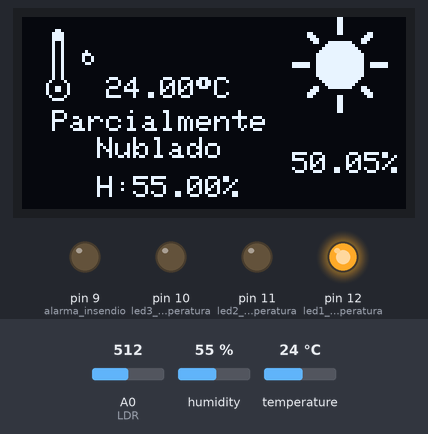
Simulated run of this sketch. Board: Arduino Mega 2560, built with avr-gcc and run on an emulated ATmega2560. Parts: 128×64 one-colour display, output pins drawn as LEDs (lit = HIGH). The test bench sets the inputs (shaded band); at power-on: temperature 24 °C, A0 (LDR) = 512, humidity 55 %. What the sketch prints to the serial monitor is not drawn.

Above: at 2.8 s.
2.9 s: temperature set to 25.4 °C
At 4.1 s:
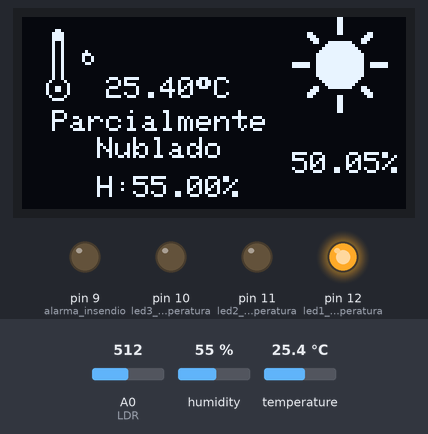
4.6 s: temperature set to 26.8 °C
At 6.9 s:
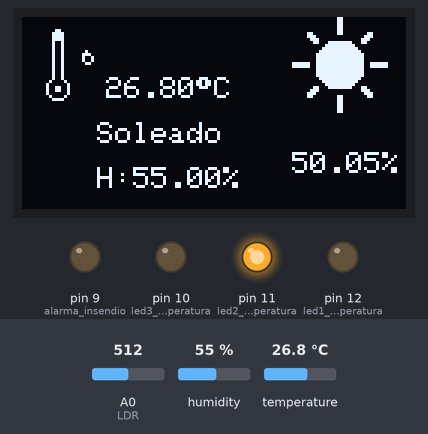
7.7 s: temperature set to 31.2 °C
At 9.9 s:
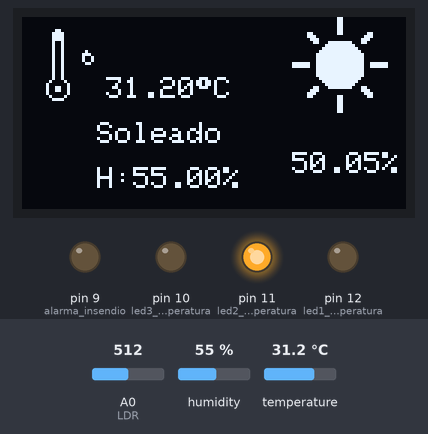
10.8 s: temperature set to 32.6 °C
At 13.6 s:
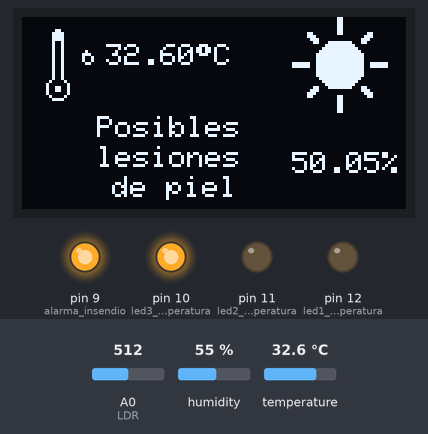
13.9 s: A0 (LDR) set to 0
At 16.7 s:
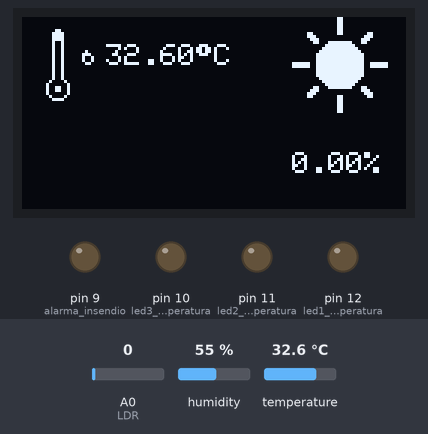
17.1 s: temperature set to 12 °C
At 19.3 s:
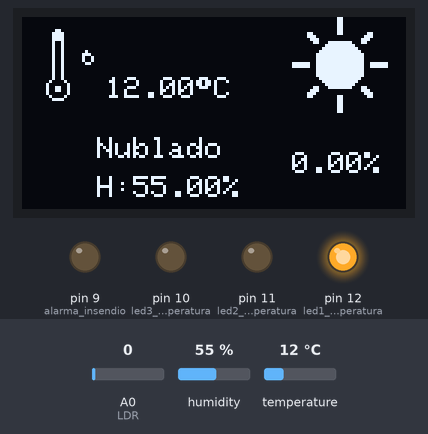
Timing chart, 0 to 20.8 s (numbered marks = the images above; inputs shaded):
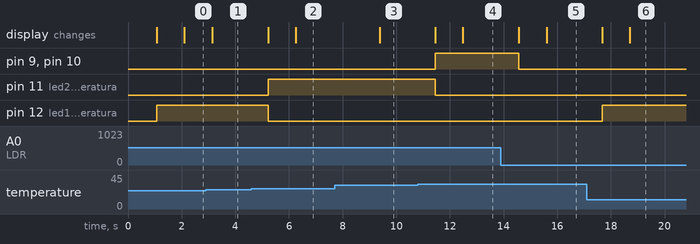

Measured:
- the behaviour switches between 26 and 26.1 °C on temperature (found by bisection; images 1 and 2)
- the behaviour switches between 32 and 32.1 °C on temperature (found by bisection; images 3 and 4)
- after the input at 2.9 s, the display: changes after 0.25 s (image 1)
- after the input at 4.6 s, pin 11 (led2_temperatura): LOW → HIGH after 0.63 s; pin 12 (led1_temperatura): HIGH → LOW after 0.63 s; the display: first changes after 0.63 s (image 2 shows a later state)
- after the input at 7.7 s, the display: changes after 1.7 s (image 3)
- after the input at 10.8 s, pin 9 (alarma_insendio), pin 10 (led3_temperatura): LOW → HIGH after 0.65 s; pin 11 (led2_temperatura): HIGH → LOW after 0.65 s; the display: first changes after 0.65 s (image 4 shows a later state)
- after the input at 13.9 s, pin 9 (alarma_insendio), pin 10 (led3_temperatura): HIGH → LOW after 0.66 s; the display: first changes after 0.66 s (image 5 shows a later state)
- after the input at 17.1 s, pin 12 (led1_temperatura): LOW → HIGH after 0.57 s; the display: first changes after 0.57 s (image 6 shows a later state)

The sketch:

Proyecto_banderas.ino
```cpp
//Variables globales y librerias
#define led1_temperatura 12 //pin 12
#define led2_temperatura  11 //pin 11
#define led3_temperatura  10 //pin 10
// Definimos el pin  donde se activa la alarma el
#define alarma_insendio 9 // pin 9
#define retardo 3000 //ms
double resultado_luz = 0;
//Librerias para display I2C y Sensor DHT22
#include <Wire.h> //permite comunicarse con dispositivos por bus I2C (Inter-Integrated Circuit o 2 alambres). Usa dos lineas: SDA (datos) y SCL (reloj)
#include <Adafruit_GFX.h> //complemento para hacer funcionar el sensor DHT
#include <Adafruit_SSD1306.h> //complemento para hacer funcionar el sensor DHT
#include <DHT.h> //Libreria para el sensor digital DHT22
#include <DHT_U.h>
#define SCREEN_WIDTH 128 // Ancho del display I2C OLED
#define SCREEN_HEIGHT 64 // Alto del display I2C OLED
// Definimos el pin digital donde se conecta el sensor
#define DHTPIN 32 //pin 2
// Dependiendo del tipo de sensor
#define DHTTYPE DHT22
// Inicializamos el sensor DHT12
DHT dht(DHTPIN, DHTTYPE); // declaramos el pin de conexion y el tipo de sensor a utilizar
// Los pines para el I2C son:.
// En arduino UNO:       A4(SDA), A5(SCL)
// En arduino MEGA 2560: 20(SDA), 21(SCL)
// En  LEONARDO:   2(SDA),  3(SCL), ...
#define OLED_RESET     -1 // Reset pin # (or -1 if sharing Arduino reset pin)
#define SCREEN_ADDRESS 0x3D ///< See datasheet for Address; 0x3D for 128x64, 0x3C for 128x32
Adafruit_SSD1306 display(SCREEN_WIDTH, SCREEN_HEIGHT, &Wire, OLED_RESET); //Funcion para definir el alto y acho del display para poder inprimir en el

//Logo y/o imagen temperatura
static const unsigned char PROGMEM temperatura[] = {
0x00, 0x00, 0x00, 0x00, 0x00, 0x00, 0x00, 0x00, 0x00, 0x00, 0x00, 0x00, 0x00, 0x00, 0x00, 0x00,
  0x00, 0x18, 0x00, 0x00, 0x00, 0x3c, 0x00, 0x00, 0x00, 0x3c, 0x00, 0x00, 0x00, 0x3c, 0x00, 0x00,
  0x00, 0x24, 0x00, 0x00, 0x00, 0x24, 0x00, 0x00, 0x00, 0x24, 0x00, 0x00, 0x00, 0x24, 0x04, 0x00,
  0x00, 0x24, 0x0e, 0x00, 0x00, 0x24, 0x09, 0x00, 0x00, 0x24, 0x09, 0x00, 0x00, 0x24, 0x06, 0x00,
  0x00, 0x24, 0x00, 0x00, 0x00, 0x24, 0x00, 0x00, 0x00, 0x24, 0x00, 0x00, 0x00, 0x24, 0x00, 0x00,
  0x00, 0x24, 0x00, 0x00, 0x00, 0x42, 0x00, 0x00, 0x00, 0x81, 0x00, 0x00, 0x00, 0x99, 0x00, 0x00,
  0x00, 0x99, 0x00, 0x00, 0x00, 0x81, 0x00, 0x00, 0x00, 0x42, 0x00, 0x00, 0x00, 0x3c, 0x00, 0x00,
  0x00, 0x00, 0x00, 0x00, 0x00, 0x00, 0x00, 0x00, 0x00, 0x00, 0x00, 0x00, 0x00, 0x00, 0x00, 0x00
};

//Logo y/o imagen Humedad
static const unsigned char PROGMEM Humedad[] = {
0x00, 0x00, 0x00, 0x00, 0x00, 0x00, 0x00, 0x00, 0x00, 0x00, 0x18, 0x00, 0x00, 0x18, 0x00, 0x00,
  0x3c, 0x00, 0x00, 0x7e, 0x00, 0x00, 0xff, 0x00, 0x00, 0xff, 0x00, 0x01, 0x1f, 0x80, 0x02, 0x0e,
  0xc0, 0x02, 0x4c, 0x40, 0x07, 0x08, 0xe0, 0x07, 0x91, 0xe0, 0x07, 0xe3, 0xe0, 0x07, 0xc7, 0xe0,
  0x07, 0x89, 0xe0, 0x07, 0x10, 0xe0, 0x02, 0x32, 0x40, 0x03, 0x70, 0x40, 0x01, 0xf8, 0x80, 0x00,
  0x7e, 0x00, 0x00, 0x00, 0x00, 0x00, 0x00, 0x00
};

//Logo y/o imagen Luz
static const unsigned char PROGMEM Luz[] = {
0x00, 0x01, 0x80, 0x00, 0x00, 0x01, 0x80, 0x00, 0x00, 0x01, 0x80, 0x00, 0x00, 0x01, 0x80, 0x00,
  0x00, 0x01, 0x80, 0x00, 0x06, 0x01, 0x80, 0x60, 0x07, 0x00, 0x00, 0xe0, 0x03, 0x80, 0x01, 0xc0,
  0x01, 0x8f, 0xf1, 0x80, 0x00, 0x1f, 0xf8, 0x00, 0x00, 0x3f, 0xfc, 0x00, 0x00, 0x7f, 0xfe, 0x00,
  0x00, 0xff, 0xff, 0x00, 0x00, 0xff, 0xff, 0x00, 0x00, 0xff, 0xff, 0x00, 0xfc, 0xff, 0xff, 0x3f,
  0xfc, 0xff, 0xff, 0x3f, 0x00, 0xff, 0xff, 0x00, 0x00, 0xff, 0xff, 0x00, 0x00, 0xff, 0xff, 0x00,
  0x00, 0x7f, 0xfe, 0x00, 0x00, 0x3f, 0xfc, 0x00, 0x00, 0x1f, 0xf8, 0x00, 0x01, 0x8f, 0xf1, 0x80,
  0x03, 0x80, 0x01, 0xc0, 0x07, 0x00, 0x00, 0xe0, 0x06, 0x01, 0x80, 0x60, 0x00, 0x01, 0x80, 0x00,
  0x00, 0x01, 0x80, 0x00, 0x00, 0x01, 0x80, 0x00, 0x00, 0x01, 0x80, 0x00, 0x00, 0x01, 0x80, 0x00
};

void setup() {
  Serial.begin(9600); //Inicialisamos el monitor serial
  //Declaramos los leds y/o banderas y la alarma como salida
  pinMode(led1_temperatura, OUTPUT); //led verde (Bandera Verde)
  pinMode(led2_temperatura, OUTPUT); //led Amarillo (Bandera Amarilloja)
  pinMode(led3_temperatura, OUTPUT); //led rojo (Bandera roja
  pinMode(alarma_insendio, OUTPUT);  // Pin para alarma cuando la temperatura es muy alta

  dht.begin(); // Inicimos el sensor DHT
  display.begin(SSD1306_SWITCHCAPVCC, 0x3C); //Compatibilidad Para el I2C
  display.clearDisplay(); //Limpia el display I2C
}
void mostrarDatos() {  //Se declara la función mostrarDatos(), esta no devuelve ningún valor ni recibe parámetros
  // Leemos la humedad relativa
  float h = dht.readHumidity();
  // Leemos la temperatura en grados centígrados (por defecto)
  float t = dht.readTemperature();
  // Comprobamos si esta conectado el sensor o si hay un error en la lectura
  if (isnan(h) || isnan(t)) {
    Serial.println("Error al obtener los datos del sensor DHT12");
    return;
  }
   double  LDR = analogRead(A0); // Guardamos el valor del LDR que entra por la entrada anologa A0
   resultado_luz = (LDR*100/1023.0); //Convertimos el valor de LDR al porcentaje correspondiente en luminocidad
   //los Serial.print imprimen mensajes en el monitor serial y los Display.print inprimen en el display IC2 oled
  Serial.print("Humedad: "); //Imprime la palabra humedad
  Serial.print(h); //Imprime el valor de humedad
  Serial.print(" %"); //Imprime %
  Serial.println(""); //Salto de linea
  Serial.print("Temperatura: "); //Imprime la palabra Temperatura
  Serial.print(t); //Imprime el valor de la temperatura en en grados centígrados
  Serial.println(" °C "); //Imprime la palabra humedad
  Serial.print("Luminocidad: ");//Imprime la palabra humedad
  Serial.print(resultado_luz,2); //Imprime el porcentaje de luminocidad con 2 cifras
  Serial.print(" %");
  display.setTextColor(WHITE); //Color por defecto para imprimir en el display
  display.setTextSize(1);  //Tamaño del texto a imprimir en el display
  display.setTextColor(WHITE);
  display.drawBitmap(0, 0, temperatura, 32,32, 1); //Imprime imagen temperatura
  //display.drawBitmap(0, 30, Humedad, 24,24, 1); //Imprime imagen Humedad
  display.drawBitmap(90, 0, Luz, 32,32, 1);    //Imprime imagen Luz
  display.setTextSize(1);
  //Movemos de posicion la temperatura en el display bicolor cuando la temperatura es muy alta
   if(t>32){
      display.setCursor(28,9); // posicionamiento de la temperatura cuando sube a más de 32 grados
     }
     else{
      display.setCursor(28,20); // posicionamiento de la temperatura cuando es menor a  32 grados
     }
     //imprime en el monitor serial los datos obtenidos
  display.print(t);
  display.setTextSize(1); //Tamaño del texto
  display.cp437(true);
  display.write(248); //Simbolo grados
  display.setTextSize(1);
  display.print("C");
  display.setTextSize(1);
  display.setCursor(90,45);
  display.print(resultado_luz); //Imprime el porcentaje de Luminocidad
  display.write(37); //Simbolo porcentaje
  display.display();
   display.clearDisplay(); //Limpia el display I2C oled para poder borrar y mostrar los datos consecutivos
//Comprobacion de temperatura y tiempo nublado
  if(t<=26 && resultado_luz<=15.0){
   digitalWrite(led1_temperatura, 1); //enciende led1 verde pin 12
   Serial.println("Nublado");
   display.setTextSize(1);
   display.setCursor(25,40); //Posicionamiento del texto
   display.print("Nublado");
   display.setCursor(25,53); //Posicionamiento del texto
   display.print("H:");
   display.print(h);
   display.print("%");
      //Comprobacion de temperatura y tiempo Parcialmente nublado
  }else if(t<=26 && resultado_luz>=16){
    digitalWrite(led1_temperatura, 1); //enciende led2 verde pin 12
     Serial.println("Parcialmente nublado");
      display.setTextSize(1);
     display.setCursor(10,31); //Posicionamiento del texto
     display.print("Parcialmente");
     display.setCursor(25,40); //Posicionamiento del texto
     display.print("Nublado");
     display.setTextSize(1);
    display.setCursor(25,53); //Posicionamiento del texto
   display.print("H:");
   display.print(h);
   display.print("%");
  }else{
     digitalWrite(led1_temperatura, 0); // apaga el led verde
  }
  //Comprobacion de temperatura y tiempo soleado
    if(t>26 && t<=32 && resultado_luz>0 && resultado_luz<=70){
     digitalWrite(led2_temperatura, 1); //enciende led2 amarillo pin 11
     Serial.println("Soleado");
     display.setTextSize(1);
     display.setCursor(25,35); //Posicionamiento del texto
     display.print("Soleado");
     display.setTextSize(1);
     display.setCursor(25,50); //Posicionamiento del texto
     display.print("H:");
      display.print(h);
     display.print("%");
  }
   else {
     digitalWrite(led2_temperatura, 0);
  }
  //Comprobacion de temperatura y tiempo con posobles lesiones de piel
   if(t>32 && resultado_luz>0){
     digitalWrite(led3_temperatura, 1); //enciende led3 rojo pin 10
     digitalWrite(alarma_insendio, 1);  //enciende alarma
     display.setTextSize(1);
     display.setCursor(25,33); //Posicionamiento del texto
     display.print("Posibles");
     display.setCursor(25,43); //Posicionamiento del texto
     display.print("lesiones");
      display.setCursor(30,53); //Posicionamiento del texto
     display.print("de piel");
  }
  else{
     digitalWrite(led3_temperatura, 0); // Apaga led3 rojo pin 10
     digitalWrite(alarma_insendio, 0); // Apaga alarma
  }
  return;
}
 //Ciclo de repeticion infinita
void loop()
{
   delay(1000);
  // Esperamos 1 segundos entre medidas y/o lecturas
   mostrarDatos(); // Funcion que muestra todos los datos

}
```
